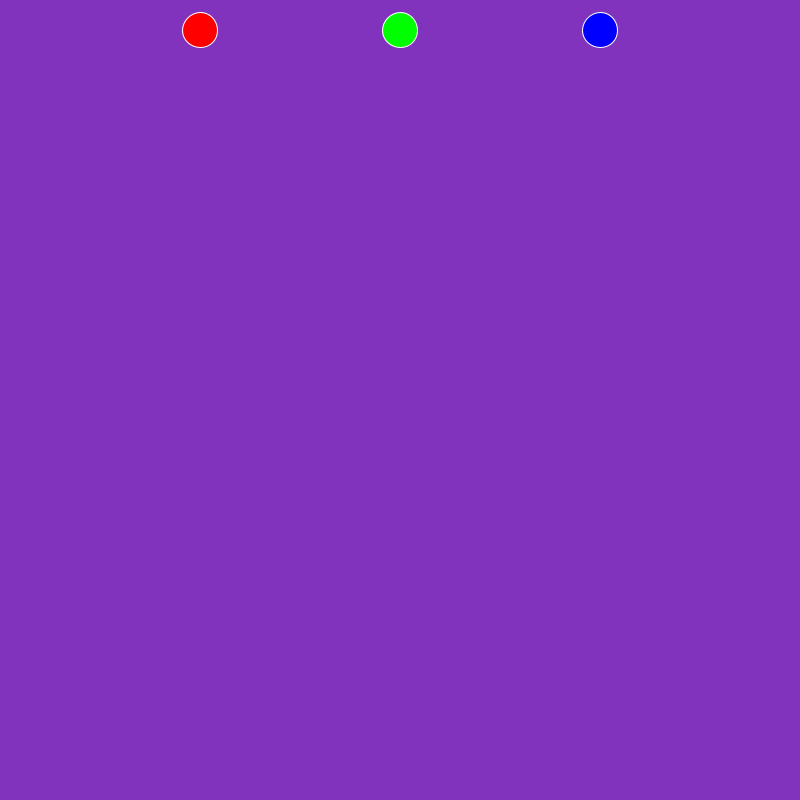
Frame 1 (no input)
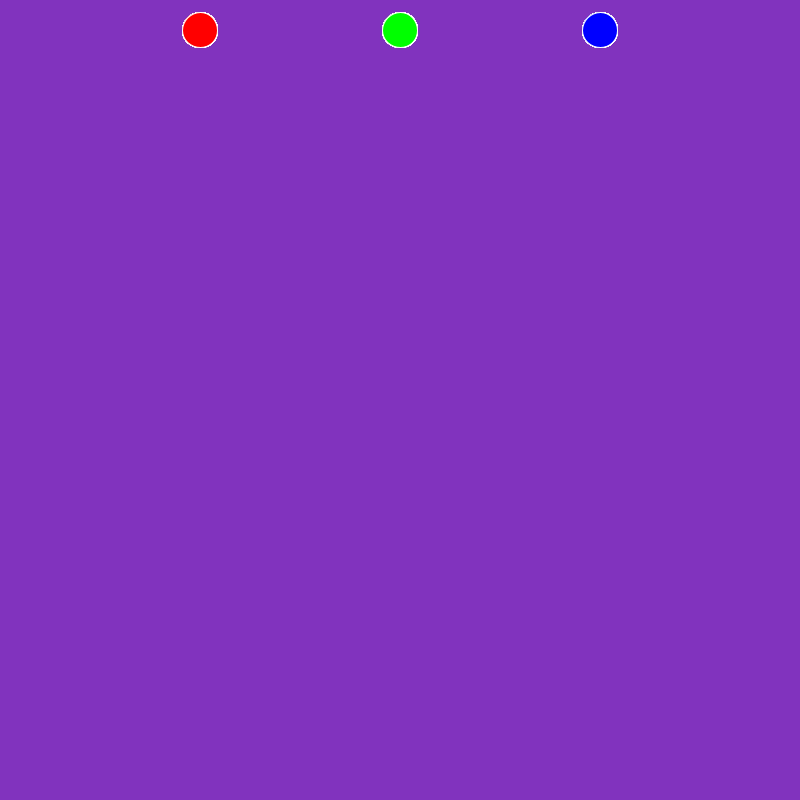
Frame 60 (the mouse pressed at the canvas centre just before this capture)
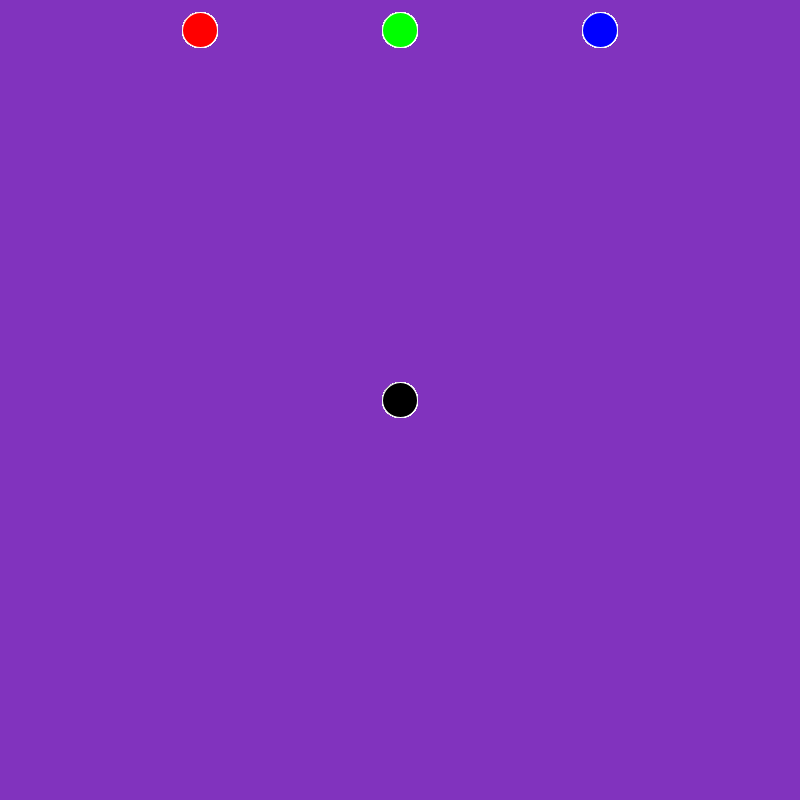
Frame 120 (the mouse held since frame 60 and released just before this capture)

The Processing sketch that drew these frames (run headless with seeded random() and noise(); from frame 60 on, the mouse is pressed at the canvas centre):

// Processing sketch: processing_89307
// ── processing_89307.pde



int red;
int redX = 200;
int redY = 30;
int redSize = 35;
int green;
int greenX = 400;
int greenY = 30;
int greenSize = 35;
int blue;
int blueX = 600;
int blueY = 30;
int blueSize = 35;
color currentColor;
Boolean anEllipse;
int[] myX = {pmouseX} ;



 


void setup() {
  stroke(255);
  size(800,800);
  background(random(200),random(200),random(200));
  frameRate(60);
  red = color(255,0,0);
  green = color(0,255,0);
  blue = color(0,0,255);
  currentColor = color(0);
  anEllipse = true;
  ellipseMode(CENTER);
}

void keyPressed() {
  if (keyCode == '1') {
    anEllipse = false;
    fill(random(360), random(360), random(360),50);
  rect(0,0,width,height);
  stroke(random(177),random(100),random(100));
  for( int i = 0; i < myX.length; i++){
    rect(pmouseX, pmouseY,7,7);
  }  
   
}
}


void draw() {
  fill(red);
  ellipse(redX,redY,redSize,redSize);
  fill(green);
  ellipse(greenX,greenY,greenSize,greenSize);
  fill(blue);
  ellipse(blueX,blueY,blueSize,blueSize);
  if (mousePressed) {
    fill(currentColor);
    if (anEllipse) {
    ellipse(mouseX,mouseY,35,35);
  }
  }
 if (keyCode == '2') {
   fill(random(200),random(200),random(200));
   ellipse(pmouseX, pmouseY, random(30), random(30));
 }
}

void mousePressed () {
  if (mousePressed & mouseButton == LEFT) {
    if ((mouseX > 190) & (mouseX < 275) & (mouseY > 15) & (mouseY < 75)){
    anEllipse = true;
    currentColor = color(red);
    }
    if ((mouseX > 390) & (mouseX < 475) & (mouseY > 15) & (mouseY < 75)){
    anEllipse = true;
    currentColor = color(green);
    }
    if ((mouseX > 590) & (mouseX < 675) & (mouseY > 15) & (mouseY < 75)){
    anEllipse = true;
    currentColor = color(blue);
  }
  }
}
